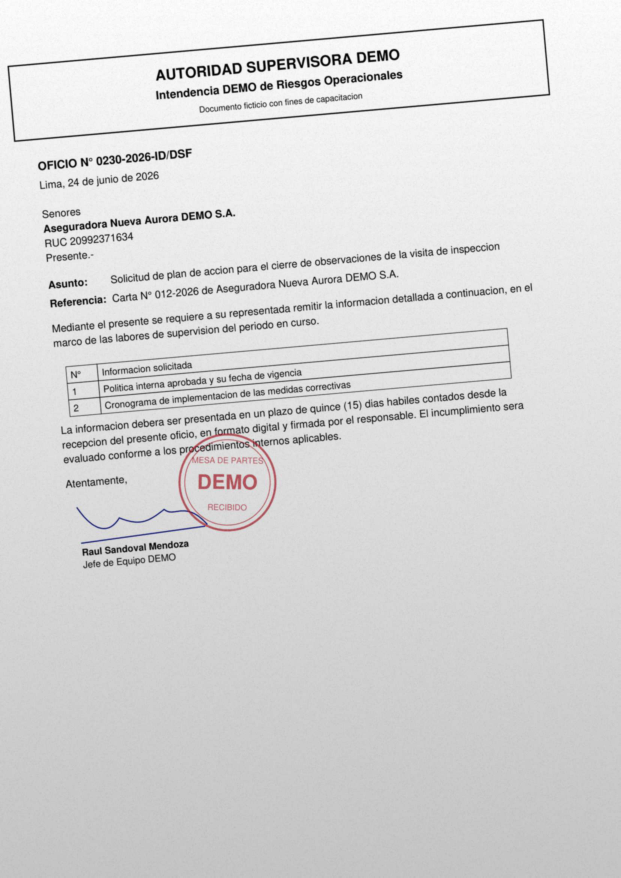
#> input picture 05_Laboratorios/salidas/OFI-0001_300dpi.png, 2481 x 3509 px (shown at 1/4 size)
$ python -i preprocesar.py   (imports and definitions only)
#> lines starting #> are read from the running program, lines starting #| are printed output that depends on the picture; after the words box and inside, x2 and y2 are one past the last pixel; in counts of white or black regions, pixels touching at a corner belong together
"""Preparación de la imagen antes del OCR: gris, paso a blanco y negro, ruido e inclinación."""
from __future__ import annotations

import cv2
import numpy as np


def a_gris(imagen: np.ndarray) -> np.ndarray:
    """Pasa una imagen RGB a escala de grises (si ya es gris, la devuelve igual)."""
    if imagen.ndim == 2:
        return imagen
    return cv2.cvtColor(imagen[:, :, :3], cv2.COLOR_RGB2GRAY)


def otsu(gris: np.ndarray) -> np.ndarray:
    """Pasa a blanco y negro con el umbral de Otsu, tras un suavizado leve."""
    suave = cv2.GaussianBlur(gris, (5, 5), 0)
    _, binaria = cv2.threshold(suave, 0, 255, cv2.THRESH_BINARY + cv2.THRESH_OTSU)
    return binaria


def adaptativa(gris: np.ndarray, bloque: int = 31, constante: int = 15) -> np.ndarray:
    """Pasa a blanco y negro con un umbral que cambia por zona (útil con sombras)."""
    return cv2.adaptiveThreshold(gris, 255, cv2.ADAPTIVE_THRESH_GAUSSIAN_C, cv2.THRESH_BINARY, bloque, constante)


def mediana(gris: np.ndarray, tamano: int = 3) -> np.ndarray:
    """Quita el ruido de píxeles sueltos (sal y pimienta) con un filtro de mediana."""
    return cv2.medianBlur(gris, tamano)


def estimar_inclinacion(gris: np.ndarray, maximo: float = 10.0, paso: float = 0.25) -> float:
    """Mide cuántos grados está girado el documento con el perfil de proyección.

    Gira una copia reducida de la tinta entre -maximo y +maximo grados. Cuando las líneas de texto quedan
    horizontales, la suma de tinta por fila alterna filas muy llenas y filas vacías: esa variación es máxima.

    Args:
        gris: imagen en escala de grises.
        maximo: giro máximo que se prueba, en grados (hacia cada lado).
        paso: separación entre ángulos probados, en grados.

    Returns:
        Inclinación del documento en grados (positivo = girado en sentido antihorario).
    """
#> called with maximo = 10, paso = 0.25
    factor = 1000 / max(gris.shape)
#> factor = 0.285
    reducida = cv2.resize(gris, None, fx=factor, fy=factor, interpolation=cv2.INTER_AREA)
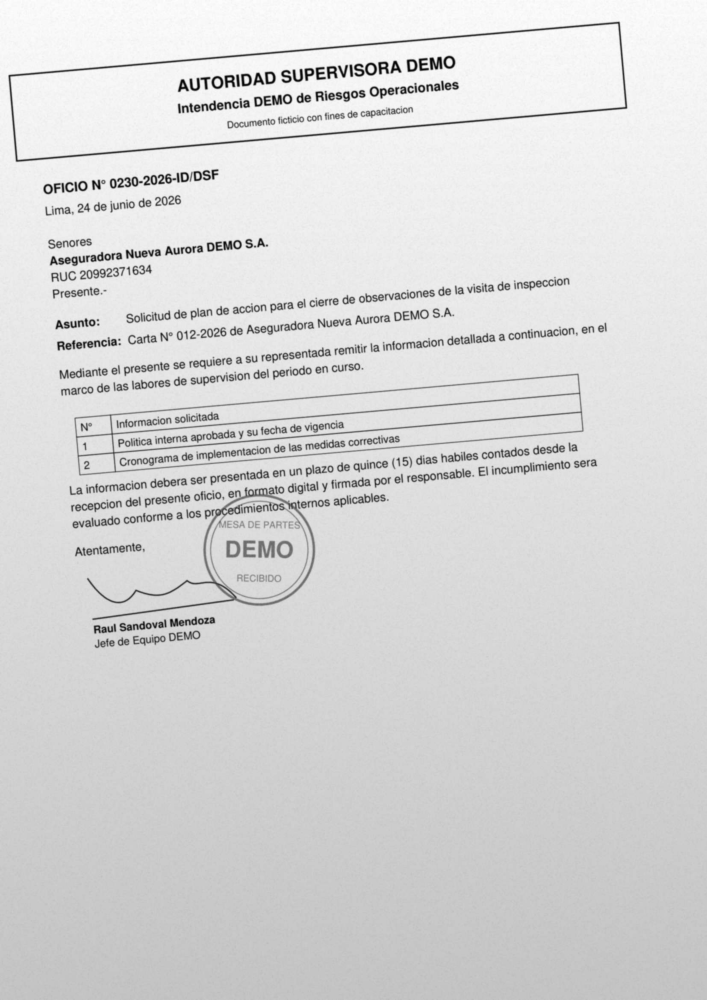
#> reducida: shape (1000, 707); min 3, max 254, mean 215.2
    tinta = cv2.adaptiveThreshold(reducida, 255, cv2.ADAPTIVE_THRESH_GAUSSIAN_C, cv2.THRESH_BINARY_INV, 31, 15)
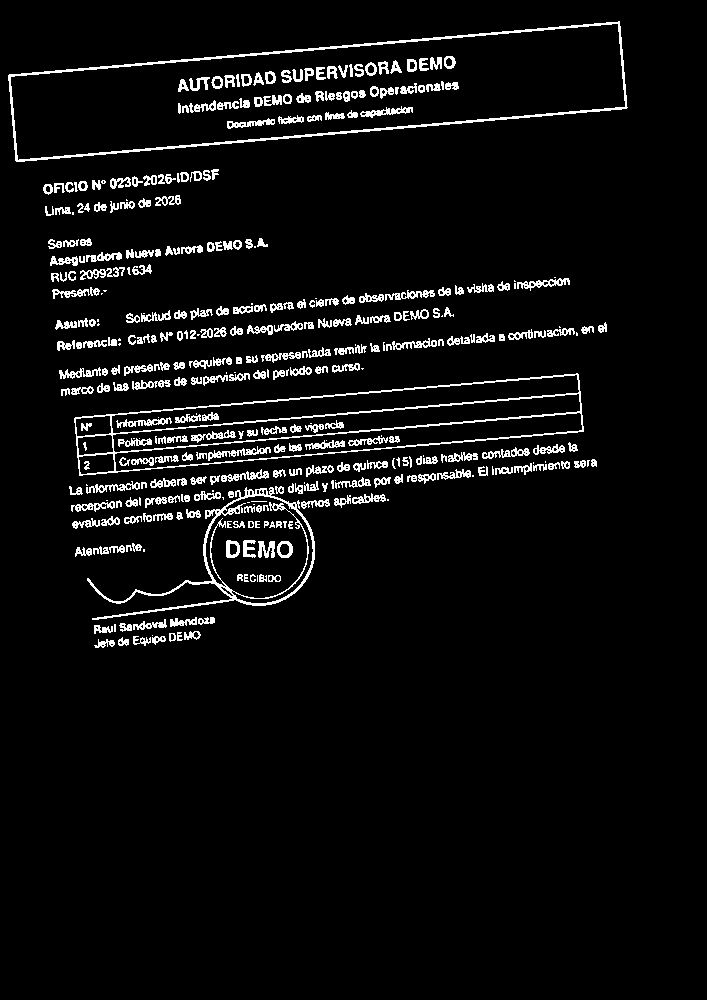
#> tinta: shape (1000, 707); 5.2% white in thin lines or dots, all inside (x1, y1, x2, y2) = (8, 21, 628, 648)
    alto, ancho = tinta.shape
#> alto = 1000; ancho = 707
    mejor_angulo, mejor_varianza = 0.0, -1.0
    for angulo in np.arange(-maximo, maximo + paso / 2, paso):
        matriz = cv2.getRotationMatrix2D((ancho / 2, alto / 2), float(angulo), 1.0)
        girada = cv2.warpAffine(tinta, matriz, (ancho, alto), flags=cv2.INTER_NEAREST)
        varianza = girada.sum(axis=1, dtype=np.float64).var()
        if varianza > mejor_varianza:
            mejor_angulo, mejor_varianza = float(angulo), varianza
#> this loop made 81 passes
#> (varianza, mejor_angulo, mejor_varianza) on passes 1 to 12: (117414561.5, -10, 117414561.5), (119055352.2, -9.75, 119055352.2), (121672334.8, -9.5, 121672334.8), (124647456.4, -9.25, 124647456.4), (126356603.3, -9, 126356603.3), (128941301.9, -8.75, 128941301.9), (133081503, -8.5, 133081503), (138125951.8, -8.25, 138125951.8), (143599789.8, -8, 143599789.8), (148289226.4, -7.75, 148289226.4), (152859683.8, -7.5, 152859683.8), (155864324.4, -7.25, 155864324.4)
#> varianza on passes 22 to 27: 404741843.8, 320466946.1, 268353467.2, 231987661.4, 203797791.6, 182313056.9
#> pass 1, in estimar_inclinacion, `girada = cv2.warpAffine(tinta, matriz, (ancho, alto), flags=cv2.INTER_..`:
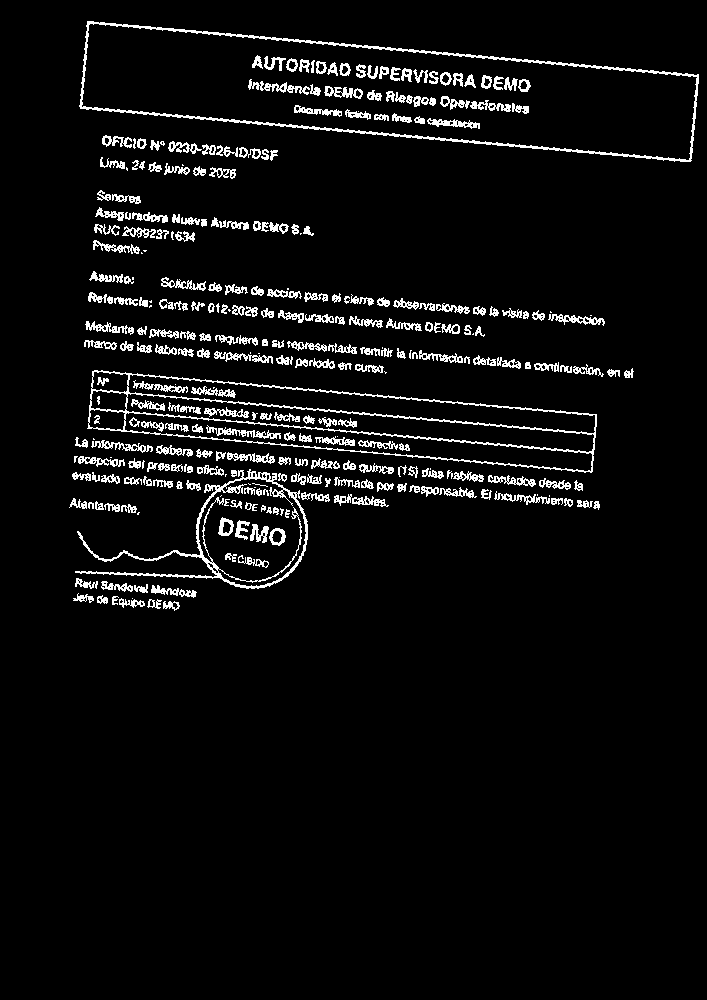
#> girada: shape (1000, 707); 5.2% white in thin lines or dots, all inside (x1, y1, x2, y2) = (69, 21, 699, 611)
#> pass 2, in estimar_inclinacion, `girada = cv2.warpAffine(tinta, matriz, (ancho, alto), flags=cv2.INTER_..`:
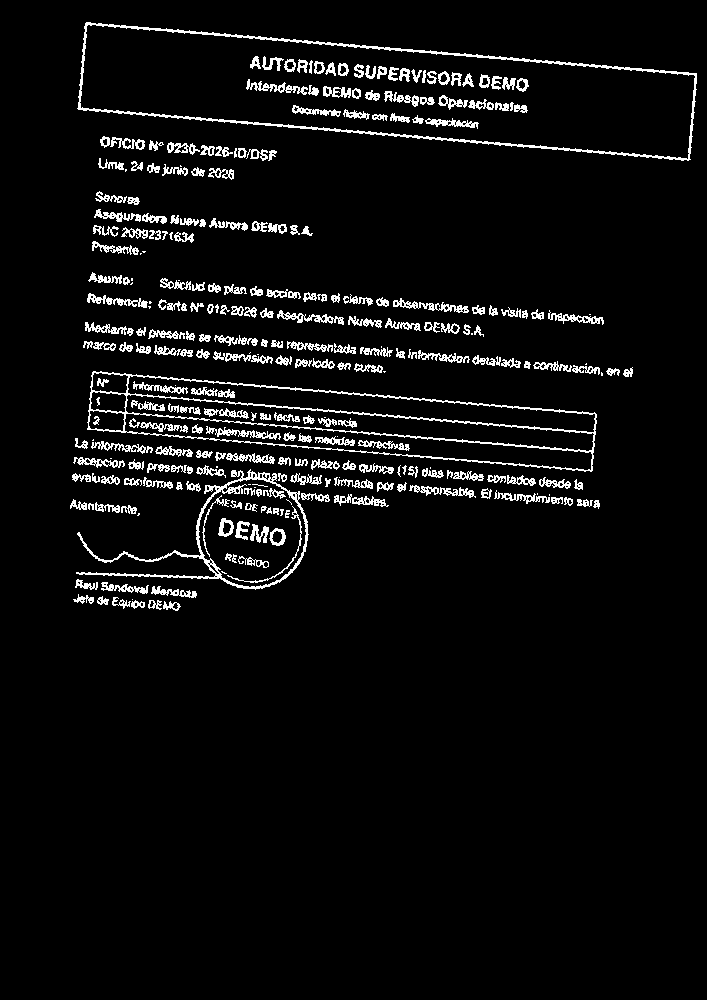
#> girada: shape (1000, 707); 5.2% white in thin lines or dots, all inside (x1, y1, x2, y2) = (70, 22, 697, 611)
#> pass 3, in estimar_inclinacion, `girada = cv2.warpAffine(tinta, matriz, (ancho, alto), flags=cv2.INTER_..`:
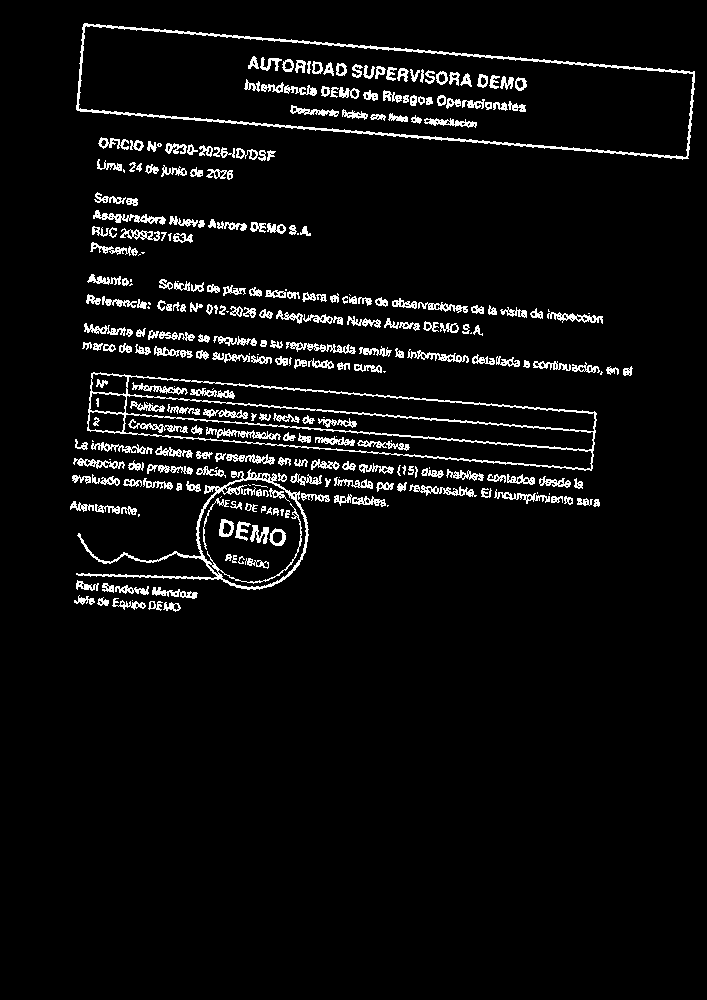
#> girada: shape (1000, 707); 5.2% white in thin lines or dots, all inside (x1, y1, x2, y2) = (70, 23, 695, 612)
#> after the loop, mejor_angulo = -5; mejor_varianza = 468305643.3
    return 0.0 - mejor_angulo


def corregir_inclinacion(imagen: np.ndarray, maximo: float = 10.0, paso: float = 0.25) -> tuple[np.ndarray, float]:
    """Endereza la imagen: mide la inclinación y la gira en sentido contrario.

    Args:
        imagen: imagen en gris o RGB.
        maximo: giro máximo que se prueba, en grados.
        paso: separación entre ángulos probados, en grados.

    Returns:
        La imagen enderezada y la inclinación que tenía, en grados.
    """
    inclinacion = estimar_inclinacion(a_gris(imagen), maximo, paso)
#> inclinacion = 5
    alto, ancho = imagen.shape[:2]
#> alto = 3509; ancho = 2481
    matriz = cv2.getRotationMatrix2D((ancho / 2, alto / 2), -inclinacion, 1.0)
#> matriz = [[0.996, -0.0872, 157.6], [0.0872, 0.996, -101.4]]
    recta = cv2.warpAffine(imagen, matriz, (ancho, alto), flags=cv2.INTER_CUBIC, borderMode=cv2.BORDER_REPLICATE)
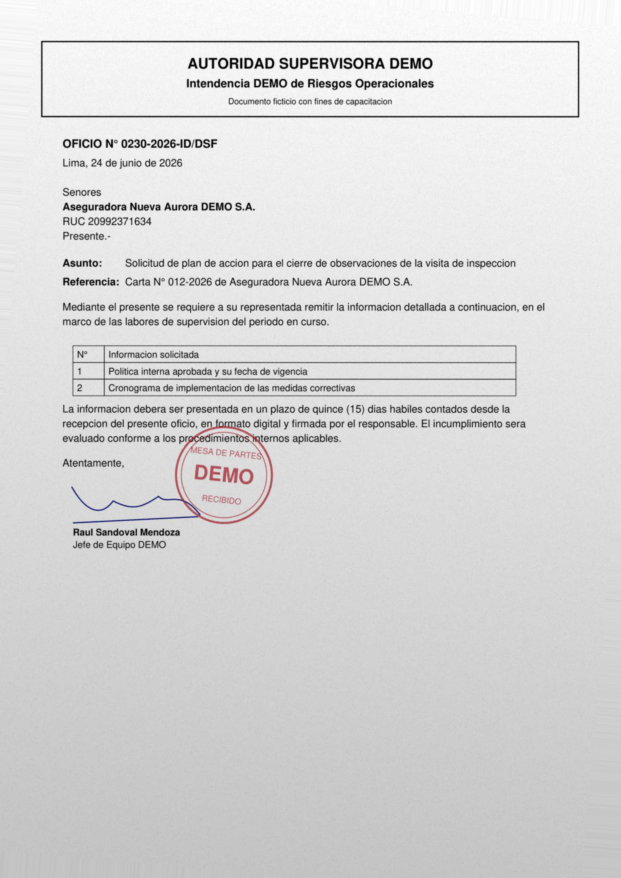
#> recta: shape (3509, 2481, 3) (shown at 1/4 size); mean R, G, B 215.3, 215.1, 215.2
    return recta, inclinacion


RECETAS = ("crudo", "gris", "otsu", "adaptativa", "mediana")


def aplicar_receta(imagen: np.ndarray, receta: str) -> np.ndarray:
    """Aplica una receta de limpieza de la imagen: crudo, gris, otsu, adaptativa o mediana.

    La receta ``mediana`` quita el ruido de píxeles sueltos con un filtro de mediana de 5 y después pasa a blanco y negro como ``adaptativa``.

    Raises:
        ValueError: si la receta no existe.
    """
    if receta == "crudo":
        return imagen
    gris = a_gris(imagen)
    if receta == "gris":
        return gris
    if receta == "otsu":
        return otsu(gris)
    if receta == "adaptativa":
        return adaptativa(gris)
    if receta == "mediana":
        return adaptativa(mediana(gris, 5))
    raise ValueError(f"Receta desconocida: {receta}. Opciones: {', '.join(RECETAS)}")


def ampliar(imagen: np.ndarray, factor: int = 3) -> np.ndarray:
    """Agranda la imagen ``factor`` veces (útil con fotos de baja resolución)."""
    return cv2.resize(imagen, None, fx=factor, fy=factor, interpolation=cv2.INTER_CUBIC)

>>> import cv2
>>> picture = cv2.cvtColor(cv2.imread('../../05_Laboratorios/salidas/OFI-0001_300dpi.png'), cv2.COLOR_BGR2RGB)
>>> result = corregir_inclinacion(picture)
